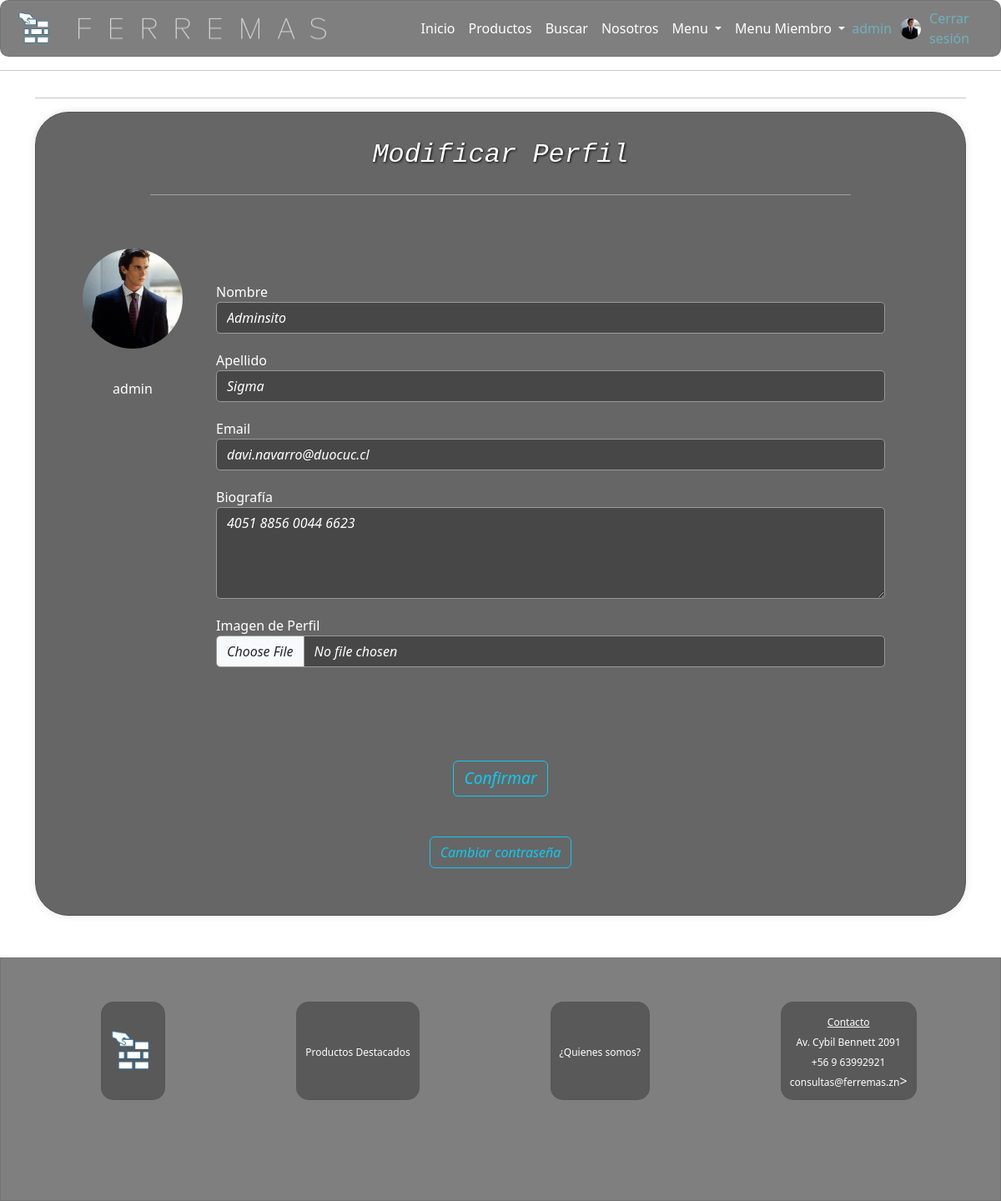
The page /profileMod/ (signed in) on the database its author committed.
### core/models.py (models this page shows)
class CustomUser(AbstractUser):
    pic = models.ImageField(upload_to='profile_pics', null=True, blank=True, default='profile_pics/default.png')
    is_staff=models.BooleanField(default=False)
    tipo = models.CharField(max_length=20,
        choices=(
            ('cliente', 'Cliente'),
            ('vendedor', 'Vendedor'),
            ('bodeguero', 'Bodeguero'),
            ('contador', 'Contador'),
            ('administrador', 'Administrador'),
        ),default='Cliente',verbose_name='Tipo')
    bio = models.TextField(verbose_name='biografia', default='', null=True, blank=True)

### core/views.py (the view)
# urls.py: path('profileMod/', views.profileMod,name="profileMod"),
def profileMod(request):
    if request.method == 'POST':
        fill= EditarPerfil(request.POST, request.FILES, instance=request.user)
        if fill.is_valid():
            fill.save()
            messages.add_message(request=request,level=messages.SUCCESS, message="Perfil actualizado correctamente.")
            return redirect('profile')
        else:
            messages.add_message(request=request,level=messages.SUCCESS, message="Error al actualizar el perfil.")
    else:
        fill = EditarPerfil(instance=request.user)
    return render(request, 'profileMod.html', {'form': fill})

### core/context_processor.py (called while the page is built)
def total_carrito(request):
    total=0
    if request.user.is_authenticated:
        try:
            carrito = request.session['carrito']
            if "carrito" in request.session:
                for key, value in carrito.items():
                    total+=(int(value["precio"]))*(value["cantidad"])
        except:
            total=0
    return {'total_carrito':int(total)}

### core/templates/profileMod.html (shortened to what this page needs)
{% extends "base.html" %}
{% load static %}
{% block content %}
<div class="container">
    <hr>
    <div class="admire-container">
        <div class="form-title">
            <h2>Modificar Perfil</h2>
        </div>
        <span class="liner"></span>
        {% if user.is_authenticated %}
            <form action="#" method="POST" enctype="multipart/form-data" id="fill">
                    <div class="flexbox">
                        <div class="form-group">
                            {% if user.pic.url %}
                                <img class="pic-user" src="{{ user.pic.url }}">
                            {% else %}
                                <h5 style="color:lightgreen">Perfil sin imagen</h5>
                            {% endif %}
                            <div class="form-group d-flex justify-content-center ">
                                <span title="Cambiar nombre de usuario no está permitido">
                                    {{ user.username }}
                                </span>
                            </div>
                        </div>
                        <div class="flexbox-c">
                            <div class="form-group">
                                {{ form.first_name.label }}
                                {{ form.first_name }}
                            </div>
                            <div class="form-group">
                                {{ form.last_name.label }}
                                {{ form.last_name }}
                            </div>
                            <div class="form-group">
                                {{ form.email.label }}
                                {{ form.email }}
                            </div>
                            <div class="form-group">
                                {{ form.bio.label }}
                                {{ form.bio }}
                            </div>
                            <div class="form-group">
                                {{ form.pic.label }}
                                {{ form.pic }}
                            </div>
                        </div>
                    </div>
                <div class="form-submit-btn">
                    <input type="submit" value="Confirmar" class="btn btn-outline-info">
                </div>
                <div class="form-submit-btn">
                    <a href="{% url 'change' %}" class="btn btn-outline-info" style="font-size: 2vh;">Cambiar contraseña</a>
                </div>
            </form>
        {% else %}
            <div class="form-group">
                <span>
                    Esta página está disponible solo para usuarios registrados.
                </span>
            </div>
        {% endif %}
    </div>
</div>
{% endblock %}

### core/templates/menuMiembro.html (shortened to what this page needs)
{% load static %}
<div class="collapse navbar-collapse naz" id="navbarNavDropdown">
    <div>
        <ul class="navbar-nav me-auto mb-2 mb-lg-0">
            <li class="nav-item">
                <a class="nav-link" href="{% url 'index' %}">Inicio</a>
            </li>
            <li class="nav-item">
                <a class="nav-link" href="{% url 'products' %}">Productos</a>
            </li>
            <li class="nav-item">
                <a  class="nav-link" href="{% url 'buscar' %}">Buscar</a>
            </li>
            <li class="nav-item">
                <a  class="nav-link" href="{% url 'nosotros' %}">Nosotros</a>
            </li>
            {% if user.is_authenticated %}
                <li class="nav-item dropdown">
                    <a class="nav-link dropdown-toggle" href="#" role="button" data-bs-toggle="dropdown" aria-expanded="false">Menu
                    </a>
                </li>
                {% if user.is_staff %}
                    <li class="nav-item dropdown">
                        <a class="nav-link dropdown-toggle" href="#" role="button" data-bs-toggle="dropdown" aria-expanded="false">Menu Miembro
                        </a>
                    </li>
                {% endif %}
            {% endif %}
        </ul>
    </div>
    <div class="navbar-right">
        {% if user.is_authenticated %}
            <div class="boxes">
                <a href="{% url 'profile' %}" class="nav-link" >{{ user.username }}</a>
            </div>
            <a href="{% url 'profile' %}" class="nav-link"><img class="pic-user" src="{{user.pic.url}}" alt="imgGC" title="Click para ver tu Perfil"></a>
            <div class="boxes">
                <a href="{% url 'cerrar' %}" class="navbar-item" id="#">Cerrar sesión</a>
            </div>
        {% else %}
            <img src="{% static 'assets/icons/tea.png' %}" alt="imgGC">
            <div class="boxes">
                <a href="{% url 'login' %}" id="userGC">Iniciar sesion</a>
            </div>
        {% endif %}
    </div>
</div>

### core/static/css/mystyles.css (style rules this page uses)
body { background-image: url("../assets/img/fondo.png"); background-repeat: no-repeat; background-position: center; background-attachment: fixed; background-size: cover; display: flex; flex-direction: column; font-family: 'Ubuntu', "times new roman", times, roman, serif; }
.flexbox-c { display:flex; flex-direction: column; padding: 5vh; flex-grow: 1; }
.fade-in { animation: fadeIn 1s; -webkit-animation: fadeIn 1s; -moz-animation: fadeIn 1s; -o-animation: fadeIn 1s; -ms-animation: fadeIn 1s; }
.naz { display: flex; justify-content: space-between; align-items: center; padding-left: 10vh !important; }
.nav-item a { color: white; text-decoration:none; font-size: 2vh; }
.form-title { text-align: center; font-style: italic; color: rgb(255, 255, 255); text-shadow: 1px 1px 3px rgb(5, 5, 5); font-family: 'Courier New', Courier, monospace; }
.form-submit-btn { margin-top: 6vh; margin-bottom: 3vh; text-align: center; }
.form-submit-btn input { font-style: italic; font-size: 2.4vh; }
.btn-outline-info, .btn-outline-warning, .btn-outline-danger { font-size: 2vh; font-style: italic; }
.liner { background-color: rgba(255, 255, 255, 0.384); width: 80%; height: 1px; border-radius: 1px; display: block; margin: 0 auto; margin-top: 20px; margin-bottom: 20px; }
.admire-container { display:flex; flex-direction: column; justify-content: space-around; padding: 4vh; border-radius: 40px; border: 1px solid #555; box-shadow: 0 0 10px rgba(0, 0, 0, 0.1); background-color: rgba(0, 0, 0, 0.6); }
.pic-user { width: 10vw; border-radius: 50%; border:1 px solid rgb(14, 206, 235); margin-bottom: 2vh; }

### rows shown on the page
CustomUser: username "admin", pic (picture), first_name "Adminsito", last_name "Sigma", email "davi.navarro@duocuc.cl", bio "4051 8856 0044 6623"
